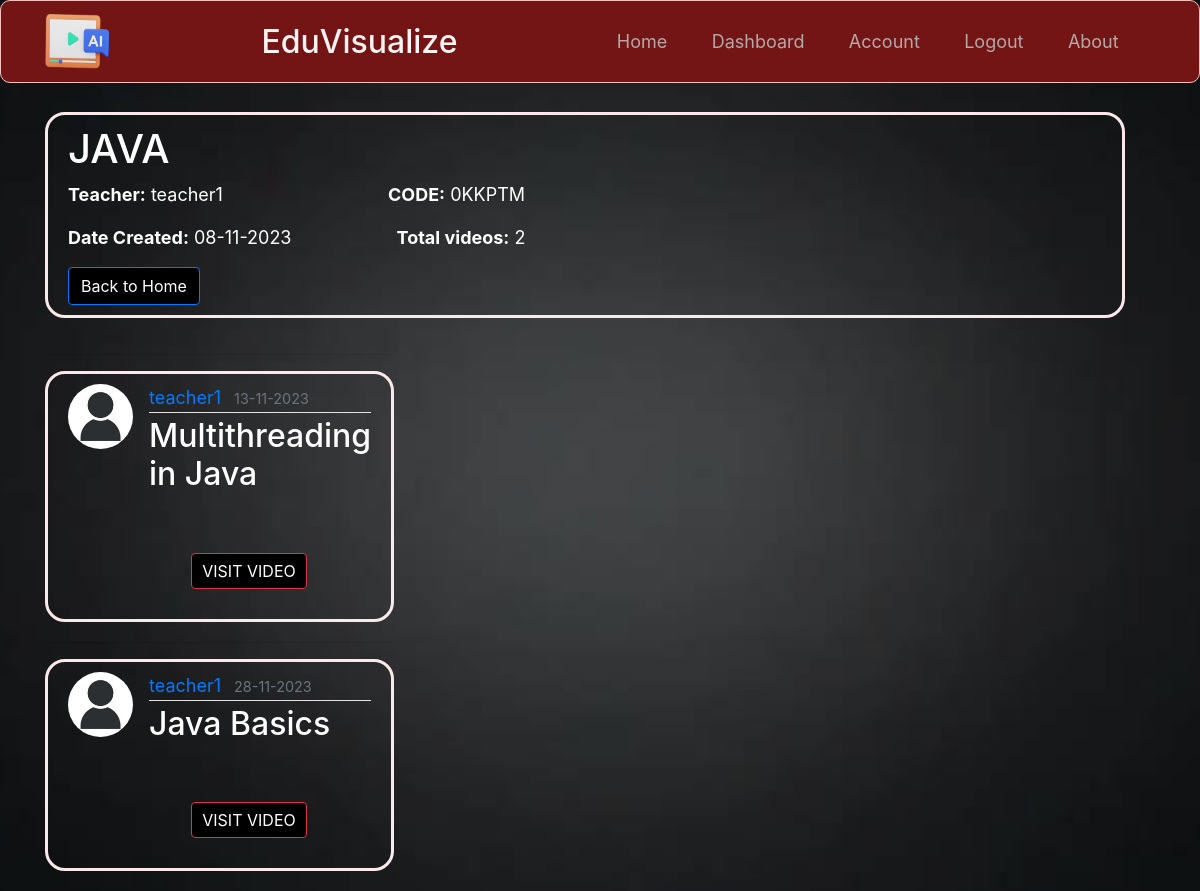
Screenshot of /class/1 (signed in) with the database file from the repository.
### flaskblog/models.py (models this page shows, shortened)
class Classes(db.Model):
    id = db.Column(db.Integer, primary_key=True)
    name = db.Column(db.String(100), nullable=False)
    teacher_id = db.Column(db.Integer, db.ForeignKey('user.id'), nullable=False)
    teacher_name = db.Column(db.String(100), nullable=False)
    date_created = db.Column(db.DateTime, default=datetime.utcnow)
    joincode = db.Column(db.String(6), unique=True, nullable=False)
    students = db.relationship('User', back_populates='classes')
    teacher = db.relationship('User', back_populates='classes')
    posts = db.relationship('Post', backref='class_posts', lazy=True)

class Post(db.Model):
    id = db.Column(db.Integer, primary_key=True)
    title = db.Column(db.String(100),unique=True,nullable=False)
    content = db.Column(db.String(1000), nullable=False)
    video = db.Column(db.String(20), nullable=False)
    posted_by = db.Column(db.String(20), nullable=False)
    user_id = db.Column(db.Integer, db.ForeignKey('user.id'), nullable=False)
    class_id = db.Column(db.Integer, db.ForeignKey('classes.id'), nullable=False)
    timestamps = db.Column(db.String)
    date_posted = db.Column(db.DateTime, nullable=False, default=datetime.utcnow)
    comments = db.relationship('Comment', backref='post', lazy=True)

class User(db.Model, UserMixin):
    id = db.Column(db.Integer, primary_key=True)
    username = db.Column(db.String(20), unique=True, nullable=False)
    email = db.Column(db.String(120), unique=True, nullable=False)
    image_file = db.Column(db.String(20), nullable=False, default='default.png')
    password = db.Column(db.String(60), nullable=False)
    user_type = db.Column(db.String(10), nullable=False)
    posts = db.relationship('Post', backref='author', lazy=True)
    classes = db.relationship('Classes', backref='teacher_classes', lazy=True)
    @property
    def is_teacher(self):
        return self.user_type == 'teacher'

### flaskblog/routes.py (the view)
@app.route("/class/<int:class_id>", methods=['GET', 'POST'])
@login_required
def class_posts(class_id):
    selected_class = Classes.query.get_or_404(class_id)
    posts = (Post.query.options(joinedload(Post.comments)).filter_by(class_id=class_id).all())
    total_posts = len(posts)
    return render_template('class_posts.html', selected_class=selected_class, posts=posts, total_posts=total_posts)

### flaskblog/models.py (called while the page is built)
@login_manager.user_loader
def load_user(user_id):
    return User.query.get(int(user_id))

### flaskblog/templates/class_posts.html (shortened to what this page needs)
{% extends "layout.html" %}
{% block content %}
<article class="content-section" style="width:1080px;">
    <h1 style="color: white;">{{ selected_class.name }} </h1>
    <div style="color: white;" >
        <div class="class-info">
            <p><b>Teacher:</b> {{ selected_class.teacher_name }} <b style="margin-left:160px;">CODE:</b> {{selected_class.joincode}}</p>
            <p><b>Date Created:</b> {{ selected_class.date_created.strftime('%d-%m-%Y') }} <b style="margin-left:100px;">Total videos:</b> {{ total_posts }}</p>
        </div>
        <div>
            {% if selected_class.id %}
            <form action="{{ url_for('new_post', class_id=selected_class.id) }}" method="POST" class="btn-form-1">
                <a href="{{ url_for('home') }}" class="btn btn-primary" style="background-color: black;">Back to Home</a>
            </form>
            {% endif %}
        </div>
    </div>
</article>
<div style="display: grid;
grid-template-columns: 1fr 1fr 1fr;
grid-gap: 20px;">
<div>
    <div class="posts" style="color: white;">
        {% for post in posts %}
        <hr>
        <article class="media content-section">
            <img class="rounded-circle article-img"
                src="{{ url_for('static', filename='profile_pics/' + post.author.image_file) }}">
            <div class="media-body">
                <div class="article-metadata">
                    <a class="mr-2"
                        href="{{ url_for('new_post', class_id=selected_class.id, username=post.author.username) }}">{{
                        post.author.username }}</a>
                    <small class="text-muted">{{ post.date_posted.strftime('%d-%m-%Y') }}</small>
                </div>
                <h2 class="article-title">{{ post.title }}</h2>
                {% if post.video %}
                <div class="video-container">
                    <video id="video{{ loop.index }}" width="200" height="100" controlsList="nodownload"
                        class="custom-video"
                        onplay="redirectOnVideoPlay('video{{ loop.index }}','{{ post.id }}');">
                        <source src="{{ url_for('static', filename='post_videos/' + post.video) }}" type="video/mp4">
                    </video>
                    <div class="controls" style="background:rgb(0,0,0,0);">
                        <button class="btn btn-danger" style="background-color:black;" onclick="redirectOnVideoPlay('video{{ loop.index }}','{{ post.id }}');">VISIT VIDEO</button>
                    </div>
                </div>
                {% endif %}
            </div>
        </article>
    </div>
    {% endfor %}
    <br>
</div>
</div>
{% endblock %}

### flaskblog/templates/layout.html (shortened to what this page needs)
<!DOCTYPE html>
<html>
<head>
  <link rel="stylesheet" href="https://maxcdn.bootstrapcdn.com/bootstrap/4.0.0/css/bootstrap.min.css"
>
  <link rel="stylesheet" type="text/css" href="{{ url_for('static', filename='main.css') }}">
</head>
<body>
  <header class="site-header">
    <nav class="navbar navbar-expand-md navbar-dark bg-steel fixed-top">
      <div class="container">
        <a class="navbar-brand mr-4" href="{{ url_for('about') }}">
          <img class="logo-img" src="{{ url_for('static', filename='logo.png') }}" alt="Logo">
        </a>
        <a class="navbar-brand mr-4" href="/" style="color:rgb(250, 243, 243) ;font-weight:500;font-size:xx-large;">EduVisualize</a>
        <div class=" navbar-nav" id="navbarToggle">
          <div class="navbar-nav">
            {% if current_user.is_authenticated %}
            <div class="navbar-nav mr-auto">
              <a class="nav-item nav-link" href="{{ url_for('home') }}">Home</a>
              <pre>   </pre>
              {% if not current_user.is_teacher %}
              <a class="nav-item nav-link" href="{{ url_for('dashboard') }}">Dashboard</a>
              <pre>   </pre>
              {% endif %}
              <a class="nav-item nav-link" href="{{ url_for('account') }}">Account</a>
              <pre>   </pre>
              <a class="nav-item nav-link" href="{{ url_for('logout') }}">Logout</a>
              <pre>   </pre>
              <a class="nav-item nav-link" href="{{ url_for('about') }}">About</a>
              <pre>   </pre>
            </div>
            {% endif %}
          </div>
        </div>
      </div>
    </nav>
  </header>
  <main role="main" class="container">
    <div class="row">
      <div class="col-md-8">
        {% block content %}{% endblock %}
      </div>
  </main>
</body>
</html>

### flaskblog/static/main.css (style rules this page uses)
body { background-image: url("2.jpg"); background-attachment: fixed; background-size: cover; background-repeat: no-repeat; background-position: center center; color: #333333; margin-top: 7rem; font-size: 16px; }
h1, h2, h4, h5, h6 { color: white; }
.bg-steel { background-color:rgb(116, 21, 21); border:1px solid rgb(248, 192, 192) ; border-radius: 10px; }
.site-header .navbar-nav .nav-link { color: #b5a8a8; }
.content-section { background: rgba(244, 245, 249, 0); padding: 10px 20px; border: 3px solid #fbe9e9; border-radius: 20px; margin-bottom: 20px; }
.article-title { color: rgb(255, 255, 255); }
.article-img { height: 65px; width: 65px; margin-right: 16px; }
.article-metadata { padding-bottom: 1px; margin-bottom: 4px; border-bottom: 1px solid #e3e3e3; }
.logo-img { height: 55px; width: 65px; }
.video-container { position: relative; display: inline-block; }
.controls { position:absolute; bottom: 10px; left: 0; width: 100%; display: flex; justify-content: center; background: rgba(0, 0, 0, 0.5); padding: 10px; box-sizing: border-box; }
.controls button { margin: 0 10px; padding: 5px 10px; }
@media (min-width: 1200px) { body { font-size: 18px; } }

### rows the page displays
Classes: name "JAVA", teacher_name "teacher1", joincode "0KKPTM", date_created "08-11-2023"
Post: image_file (placeholder picture), author.username "teacher1", date_posted "13-11-2023", title "Multithreading in Java"
Post: image_file (placeholder picture), author.username "teacher1", date_posted "28-11-2023", title "Java Basics"

### other values shown
{{ total_posts }} "2"
